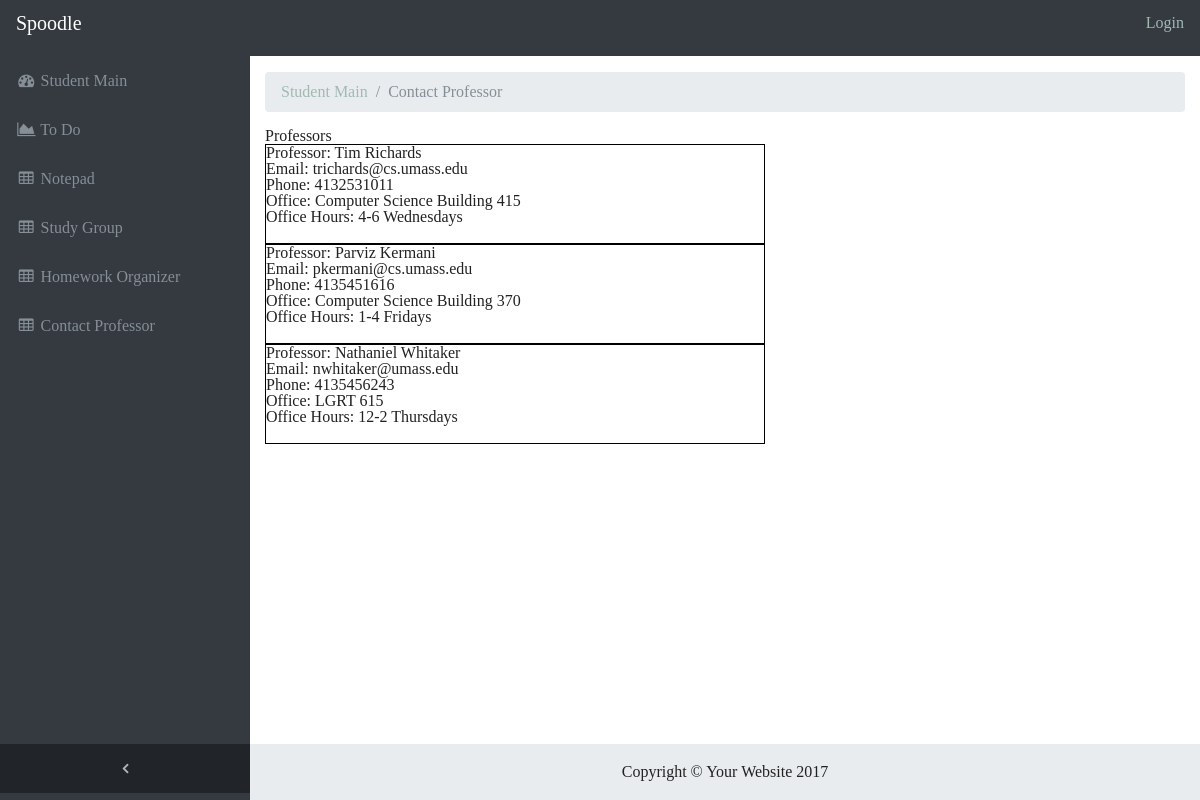
The page /spoodle/contact/ on the database its author committed.
### spoodle/models.py (models this page shows, shortened)
class Professor(models.Model):
    name = models.CharField(max_length=200)
    email = models.EmailField()
    phone = models.CharField(max_length=10, help_text='Ten digit phone number, no dashes')
    office = models.CharField(max_length=100)
    hours = models.CharField(max_length=100)
    classes= models.ForeignKey(Class)

### spoodle/views.py (the view)
def contact(request):
    contact = Professor.objects.all()
    return render(
        request,
        'contact.html',
        context={'contact':contact},
    )

### spoodle/templates/contact.html (shortened to what this page needs)
{% extends "base_generic.html" %}
{% block content %}
      <ol class="breadcrumb">
        <li class="breadcrumb-item">
          <a href="{% url 'index' %}">Student Main</a>
        </li>
        <li class="breadcrumb-item active">Contact Professor</li>
      </ol>
      <div class="row">
        <div class="col-12">
          <h1>Professors</h1>
          {% for contact in contact %}
          <div style="width:500px;height:100px;border:1px solid #000;">Professor: {{contact.name}}
            <p>Email: {{contact.email}}</p>
            <p>Phone: {{contact.phone}}</p>
            <p>Office: {{contact.office}}</p>
            <p>Office Hours: {{contact.hours}}</p>
          </div>
          {% endfor %}
        </div>
      </div>
    </div>
{% endblock %}

### spoodle/templates/base_generic.html (shortened to what this page needs)
<!DOCTYPE html>
<html lang="en">
<head>
  {% load static %}
  <link href="{% static 'vendor/bootstrap/css/bootstrap.min.css' %}" rel="stylesheet">
  <link href="{% static 'vendor/font-awesome/css/font-awesome.min.css' %}" rel="stylesheet" type="text/css">
  <link href="{% static 'css/sb-admin.css' %}" rel="stylesheet">
  <link href="{% static 'css/style.css' %}" rel="stylesheet">
  <link href="{% static 'css/reset.css' %}" rel="stylesheet">
</head>
<body class="fixed-nav sticky-footer bg-dark" id="page-top">
  <nav class="navbar navbar-expand-lg navbar-dark bg-dark fixed-top" id="mainNav">
    <a class="navbar-brand" href="{% url 'index' %}">Spoodle</a>
    <div class="collapse navbar-collapse" id="navbarResponsive">
      <ul class="navbar-nav navbar-sidenav" id="exampleAccordion">
        <li class="nav-item" data-toggle="tooltip" data-placement="right" title="Dashboard">
          <a class="nav-link" href="{% url 'index' %}">
            <i class="fa fa-fw fa-dashboard"></i>
            <span class="nav-link-text">Student Main</span>
          </a>
        </li>
        <li class="nav-item" data-toggle="tooltip" data-placement="right" title="To Do">
          <a class="nav-link" href="{% url 'todo' %}">
            <i class="fa fa-fw fa-area-chart"></i>
            <span class="nav-link-text">To Do</span>
          </a>
        </li>
        <li class="nav-item" data-toggle="tooltip" data-placement="right" title="Notepad">
          <a class="nav-link" href="{% url 'notepad' %}">
            <i class="fa fa-fw fa-table"></i>
            <span class="nav-link-text">Notepad</span>
          </a>
        </li>
        <li class="nav-item" data-toggle="tooltip" data-placement="right" title="Study Group">
          <a class="nav-link" href="{% url 'studygroup' %}">
            <i class="fa fa-fw fa-table"></i>
            <span class="nav-link-text">Study Group</span>
          </a>
        </li>
        <li class="nav-item" data-toggle="tooltip" data-placement="right" title="Homework Organizer">
          <a class="nav-link" href="{% url 'Homeworkorganizer' %}">
            <i class="fa fa-fw fa-table"></i>
            <span class="nav-link-text">Homework Organizer</span>
          </a>
        </li>
        <li class="nav-item" data-toggle="tooltip" data-placement="right" title="Contact Professor">
          <a class="nav-link" href="{% url 'contact' %}">
            <i class="fa fa-fw fa-table"></i>
            <span class="nav-link-text">Contact Professor</span>
          </a>
        </li>
      </ul>
      <ul class="navbar-nav sidenav-toggler">
        <li class="nav-item">
          <a class="nav-link text-center" id="sidenavToggler">
            <i class="fa fa-fw fa-angle-left"></i>
          </a>
        </li>
      </ul>
      <ul class="navbar-nav ml-auto">
	   {% if user.is_authenticated %}
		 <li style="color:white;">{{ user.get_username }}</li>
		 <li style="opacity:0">__</li>
		 <li><a href="{% url 'logout'%}?next={{request.path}}">Logout</a></li>
	   {% else %}
		 <li><a href="{% url 'login'%}?next={{request.path}}">Login</a></li>
	   {% endif %}
      </ul>
    </div>
  </nav>
  <div class="content-wrapper">
    <div class="container-fluid">
      {% block content %}{% endblock %}
    <footer class="sticky-footer">
      <div class="container">
        <div class="text-center">
          <small>Copyright © Your Website 2017</small>
        </div>
      </div>
    </footer>
	{% load static %}
  </div>
</body>
</html>

### spoodle/static/css/sb-admin.css (style rules this page uses)
html { position: relative; min-height: 100%; }
body { overflow-x: hidden; }
body.sticky-footer { margin-bottom: 56px; }
body.sticky-footer .content-wrapper { min-height: calc(100vh - 56px - 56px); }
body.fixed-nav { padding-top: 56px; }
.content-wrapper { min-height: calc(100vh - 56px); padding-top: 1rem; }
#mainNav .navbar-collapse { overflow: auto; max-height: 75vh; }
#mainNav .navbar-collapse .navbar-nav .nav-item .nav-link { cursor: pointer; }
#mainNav .navbar-collapse .sidenav-toggler { display: none; }
@media (min-width: 992px) { #mainNav .navbar-brand { width: 250px; } }
@media (min-width: 992px) { #mainNav .navbar-collapse { overflow: visible; max-height: none; } }
@media (min-width: 992px) { #mainNav .navbar-collapse .navbar-sidenav { position: absolute; top: 0; left: 0; overflow-x: hidden; overflow-y: auto; -webkit-flex-direction: column; -ms-flex-direction: column; flex-direction: column; margin-top: 56px; } }
@media (min-width: 992px) { #mainNav .navbar-collapse .navbar-sidenav > .nav-item { width: 250px; padding: 0; } }
@media (min-width: 992px) { #mainNav .navbar-collapse .navbar-sidenav > .nav-item > .nav-link { padding: 1em; } }
#mainNav.fixed-top .sidenav-toggler { display: none; }
@media (min-width: 992px) { #mainNav.fixed-top .navbar-sidenav { height: calc(100vh - 112px); } }
@media (min-width: 992px) { #mainNav.fixed-top .sidenav-toggler { position: absolute; top: 0; left: 0; display: flex; overflow-x: hidden; overflow-y: auto; -webkit-flex-direction: column; -ms-flex-direction: column; flex-direction: column; margin-top: calc(100vh - 56px); } }
@media (min-width: 992px) { #mainNav.fixed-top .sidenav-toggler > .nav-item { width: 250px; padding: 0; } }
@media (min-width: 992px) { #mainNav.fixed-top .sidenav-toggler > .nav-item > .nav-link { padding: 1em; } }
#mainNav.fixed-top.navbar-dark .sidenav-toggler { background-color: #212529; }
#mainNav.fixed-top.navbar-dark .sidenav-toggler a i { color: #adb5bd; }
.content-wrapper { overflow-x: hidden; background: white; }
@media (min-width: 992px) { .content-wrapper { margin-left: 250px; } }
#sidenavToggler i { font-weight: 800; }
#mainNav.navbar-dark .navbar-collapse .navbar-sidenav > .nav-item > .nav-link { color: #868e96; }
@media (min-width: 992px) { #mainNav.navbar-dark .navbar-collapse .navbar-sidenav { background: #343a40; } }
footer.sticky-footer { position: absolute; right: 0; bottom: 0; width: 100%; height: 56px; background-color: #e9ecef; line-height: 55px; }
@media (min-width: 992px) { footer.sticky-footer { width: calc(100% - 250px); } }

### spoodle/static/css/style.css (style rules this page uses)
*, *::after, *::before { box-sizing: border-box; }
html { font-size: 62.5%; }
body { font-size: 1.6rem; font-family: "Source Sans Pro", sans-serif; color: #222222; background-color: white; }
a { color: #A2B9B2; text-decoration: none; }

### rows shown on the page
Professor: name "Tim Richards", email "trichards@cs.umass.edu", phone "4132531011", office "Computer Science Building 415", hours "4-6 Wednesdays"
Professor: name "Parviz Kermani", email "pkermani@cs.umass.edu", phone "4135451616", office "Computer Science Building 370", hours "1-4 Fridays"
Professor: name "Nathaniel Whitaker", email "nwhitaker@umass.edu", phone "4135456243", office "LGRT 615", hours "12-2 Thursdays"
